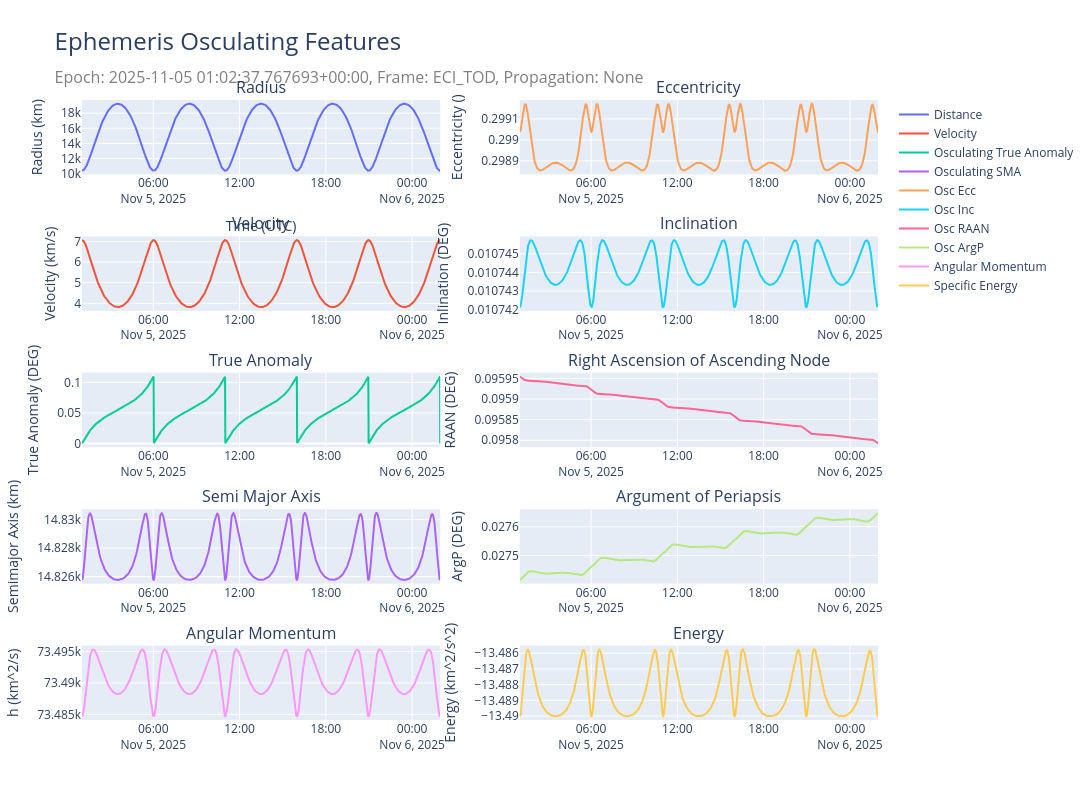
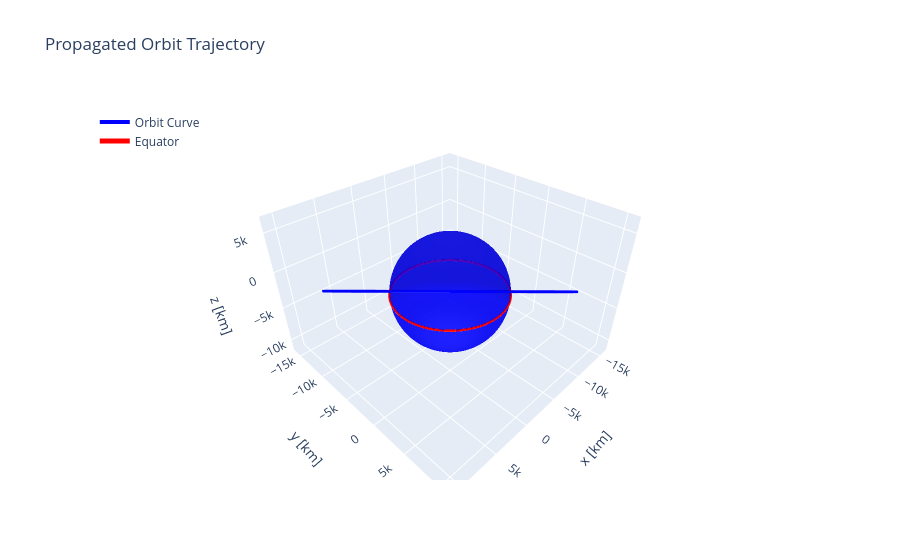

Notebook code for these charts, in order:
### Markdown cell above
### Part a) Implement J2 effect in the numerical propagator

### Code cell
import numpy as np
from orbit_package.numerical import Integrator, ForcingFunction
from orbit_package.graphing_utils import Graph
from orbit_package.ephemeris import Ephemeris
from orbit_package.orbit_package import Orbit

# Instantiating all obejects
integrate = Integrator()
ff = ForcingFunction()
gr = Graph()
orb = Orbit()

# Initial conditions and parameters
x0 = np.array([6e3,6e3,6e3,-5,5,0])
other = {"mu":4e5,"J2":1.08263e-3,"R":6378}
period = 17933.95497
tspan = [0,5*period]
integration_time = np.linspace(0,2*int(period),int(2*int(period)/60))

# Integrating
t,x = integrate.ode45(ff.twobody_j2_nodyn,x0,tspan,other)

eph = integrate.eph_from_propagation_results(t,x,"2BODY_J2")
eph = orb.fill_eph_osculating(eph,other['mu'])

gr.plot_eph_osc(eph,other['mu'])
gr.plot_eph_pos_vector(eph,earth=True)

# Determining that the following are constant
# Angular Momentum about the z axis:
hvecs = eph.all_h_osc()
z = np.array([0,0,1])
hz = [np.dot(hvec,z) for hvec in hvecs]
import matplotlib.pyplot as plt
plt.plot(t,hz,label = 'Angular Momentum')
plt.grid()
plt.title('Angular Momentum about the z axis')
plt.xlabel('Time (s)')
plt.ylabel('Angular Momentum (km^2/s)')
plt.show()

# Enery
vlist = eph.all_v_norm()
rlist = eph.all_r_norm()
zlist = eph.all_z()
E = []
for i in range(len(eph.data)):
    E.append(1/2*vlist[i]**2 - other['mu']/rlist[i] - other['mu']/(2*rlist[i]**3)*other['R']**2*other['J2']*(1-3*zlist[i]**2/rlist[i]**2))

plt.plot(t,E,label='Energy')
plt.grid()
plt.title('Orbit Energy')
plt.xlabel('Time (s)')
plt.ylabel('Energy (km^2/s^2)')
plt.show()

### Figure 1 — Plotly figure (JSON) as saved in the notebook; plotly's stock layout.template omitted (floating-point values rounded to 4 significant figures; data arrays with more than 128 entries replaced by an {"elided": "..."} marker saying what was removed)
{"data": [{"name": "Distance", "type": "scatter", "x": {"elided": "688 str values"}, "xaxis": "x", "y": {"elided": "688 float values"}, "yaxis": "y"}, {"name": "Velocity", "type": "scatter", "x": {"elided": "688 str values"}, "xaxis": "x3", "y": {"elided": "688 float values"}, "yaxis": "y3"}, {"name": "Osculating True Anomaly", "type": "scatter", "x": {"elided": "688 str values"}, "xaxis": "x5", "y": {"elided": "688 float values"}, "yaxis": "y5"}, {"name": "Osculating SMA", "type": "scatter", "x": {"elided": "688 str values"}, "xaxis": "x7", "y": {"elided": "688 float values"}, "yaxis": "y7"}, {"name": "Osc Ecc", "type": "scatter", "x": {"elided": "688 str values"}, "xaxis": "x2", "y": {"elided": "688 float values"}, "yaxis": "y2"}, {"name": "Osc Inc", "type": "scatter", "x": {"elided": "688 str values"}, "xaxis": "x4", "y": {"elided": "688 float values"}, "yaxis": "y4"}, {"name": "Osc RAAN", "type": "scatter", "x": {"elided": "688 str values"}, "xaxis": "x6", "y": {"elided": "688 float values"}, "yaxis": "y6"}, {"name": "Osc ArgP", "type": "scatter", "x": {"elided": "688 str values"}, "xaxis": "x8", "y": {"elided": "688 float values"}, "yaxis": "y8"}, {"name": "Angular Momentum", "type": "scatter", "x": {"elided": "688 str values"}, "xaxis": "x9", "y": {"elided": "688 float values"}, "yaxis": "y9"}, {"name": "Specific Energy", "type": "scatter", "x": {"elided": "688 str values"}, "xaxis": "x10", "y": {"elided": "688 float values"}, "yaxis": "y10"}], "layout": {"annotations": [{"font": {"size": 16}, "showarrow": false, "text": "Radius", "x": 0.225, "xanchor": "center", "xref": "paper", "y": 1, "yanchor": "bottom", "yref": "paper"}, {"font": {"size": 16}, "showarrow": false, "text": "Eccentricity", "x": 0.775, "xanchor": "center", "xref": "paper", "y": 1, "yanchor": "bottom", "yref": "paper"}, {"font": {"size": 16}, "showarrow": false, "text": "Velocity", "x": 0.225, "xanchor": "center", "xref": "paper", "y": 0.78, "yanchor": "bottom", "yref": "paper"}, {"font": {"size": 16}, "showarrow": false, "text": "Inclination", "x": 0.775, "xanchor": "center", "xref": "paper", "y": 0.78, "yanchor": "bottom", "yref": "paper"}, {"font": {"size": 16}, "showarrow": false, "text": "True Anomaly", "x": 0.225, "xanchor": "center", "xref": "paper", "y": 0.56, "yanchor": "bottom", "yref": "paper"}, {"font": {"size": 16}, "showarrow": false, "text": "Right Ascension of Ascending Node", "x": 0.775, "xanchor": "center", "xref": "paper", "y": 0.56, "yanchor": "bottom", "yref": "paper"}, {"font": {"size": 16}, "showarrow": false, "text": "Semi Major Axis", "x": 0.225, "xanchor": "center", "xref": "paper", "y": 0.34, "yanchor": "bottom", "yref": "paper"}, {"font": {"size": 16}, "showarrow": false, "text": "Argument of Periapsis", "x": 0.775, "xanchor": "center", "xref": "paper", "y": 0.34, "yanchor": "bottom", "yref": "paper"}, {"font": {"size": 16}, "showarrow": false, "text": "Angular Momentum", "x": 0.225, "xanchor": "center", "xref": "paper", "y": 0.12, "yanchor": "bottom", "yref": "paper"}, {"font": {"size": 16}, "showarrow": false, "text": "Energy", "x": 0.775, "xanchor": "center", "xref": "paper", "y": 0.12, "yanchor": "bottom", "yref": "paper"}], "autosize": false, "height": 800, "showlegend": true, "title": {"font": {"size": 24}, "subtitle": {"font": {"color": "gray", "size": 16}, "text": "Epoch: 2025-11-05 01:02:37.767693+00:00, Frame: ECI_TOD, Propagation: None"}, "text": "Ephemeris Osculating Features"}, "width": 1600, "xaxis": {"anchor": "y", "domain": [0, 0.45], "title": {"text": "Time (UTC)"}}, "xaxis10": {"anchor": "y10", "domain": [0.55, 1]}, "xaxis2": {"anchor": "y2", "domain": [0.55, 1]}, "xaxis3": {"anchor": "y3", "domain": [0, 0.45]}, "xaxis4": {"anchor": "y4", "domain": [0.55, 1]}, "xaxis5": {"anchor": "y5", "domain": [0, 0.45]}, "xaxis6": {"anchor": "y6", "domain": [0.55, 1]}, "xaxis7": {"anchor": "y7", "domain": [0, 0.45]}, "xaxis8": {"anchor": "y8", "domain": [0.55, 1]}, "xaxis9": {"anchor": "y9", "domain": [0, 0.45]}, "yaxis": {"anchor": "x", "domain": [0.88, 1], "title": {"text": "Radius (km)"}}, "yaxis10": {"anchor": "x10", "domain": [0, 0.12], "title": {"text": "Energy (km^2/s^2)"}}, "yaxis2": {"anchor": "x2", "domain": [0.88, 1], "title": {"text": "Eccentricity ()"}}, "yaxis3": {"anchor": "x3", "domain": [0.66, 0.78], "title": {"text": "Velocity (km/s)"}}, "yaxis4": {"anchor": "x4", "domain": [0.66, 0.78], "title": {"text": "Inlination (DEG)"}}, "yaxis5": {"anchor": "x5", "domain": [0.44, 0.56], "title": {"text": "True Anomaly (DEG)"}}, "yaxis6": {"anchor": "x6", "domain": [0.44, 0.56], "title": {"text": "RAAN (DEG)"}}, "yaxis7": {"anchor": "x7", "domain": [0.22, 0.34], "title": {"text": "Semimajor Axis (km)"}}, "yaxis8": {"anchor": "x8", "domain": [0.22, 0.34], "title": {"text": "ArgP (DEG)"}}, "yaxis9": {"anchor": "x9", "domain": [0, 0.12], "title": {"text": "h (km^2/s)"}}}}

### Figure 2 — Plotly figure (JSON) as saved in the notebook; plotly's stock layout.template omitted (floating-point values rounded to 4 significant figures; data arrays with more than 128 entries replaced by an {"elided": "..."} marker saying what was removed)
{"data": [{"line": {"color": "blue", "width": 4}, "mode": "lines", "name": "Orbit Curve", "type": "scatter3d", "x": {"elided": "688 float values"}, "y": {"elided": "688 float values"}, "z": {"elided": "688 float values"}}, {"colorscale": [[0, "blue"], [1, "blue"]], "name": "Earth", "opacity": 0.7, "showscale": false, "type": "surface", "x": {"elided": "100x100 float values"}, "y": {"elided": "100x100 float values"}, "z": {"elided": "100x100 float values"}}, {"line": {"color": "red", "width": 5}, "mode": "lines", "name": "Equator", "type": "scatter3d", "x": {"elided": "500 float values"}, "y": {"elided": "500 float values"}, "z": {"elided": "500 float values"}}], "layout": {"legend": {"x": 0.02, "y": 0.98}, "scene": {"xaxis": {"title": {"text": "x [km]"}}, "yaxis": {"title": {"text": "y [km]"}}, "zaxis": {"title": {"text": "z [km]"}}}, "title": {"text": "Propagated Orbit Trajectory"}}}
